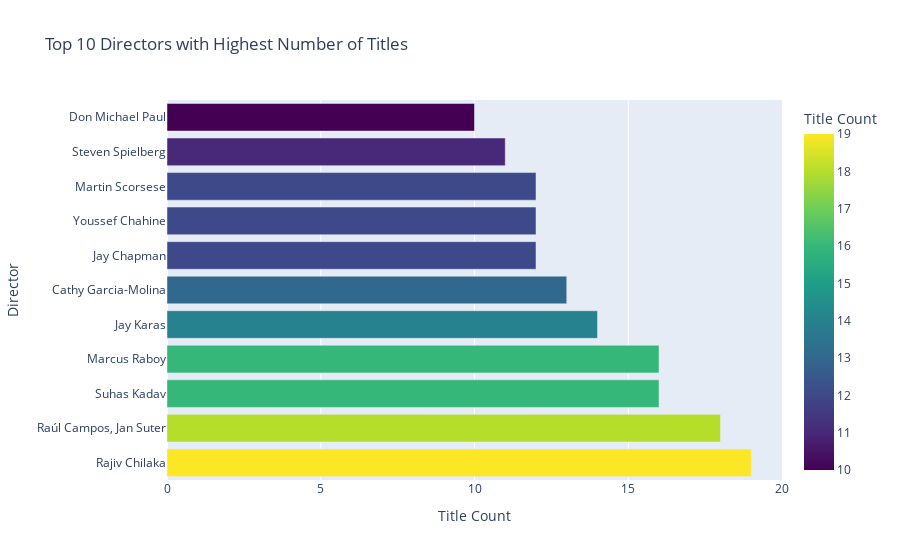

Source (notebook cell):
### Code cell
top_directors = netflix_df['director'].value_counts().nlargest(12).reset_index()
top_directors.columns = ['Director', 'Title Count']

# Create a horizontal bar plot using Plotly Express
fig = px.bar(top_directors[1:12], x='Title Count', y='Director', orientation='h',
             title='Top 10 Directors with Highest Number of Titles',
             labels={'Title Count': 'Title Count', 'Director': 'Director'},
             color='Title Count', color_continuous_scale='viridis')

# Show the plot
fig.show()

### Figure 1 — Plotly figure (JSON) as saved in the notebook; plotly's stock layout.template omitted (floating-point values rounded to 4 significant figures)
{"data": [{"alignmentgroup": "True", "hovertemplate": "Title Count=%{marker.color}<br>Director=%{y}<extra></extra>", "legendgroup": "", "marker": {"color": [19, 18, 16, 16, 14, 13, 12, 12, 12, 11, 10], "coloraxis": "coloraxis", "pattern": {"shape": ""}}, "name": "", "offsetgroup": "", "orientation": "h", "showlegend": false, "textposition": "auto", "type": "bar", "x": [19, 18, 16, 16, 14, 13, 12, 12, 12, 11, 10], "xaxis": "x", "y": ["Rajiv Chilaka", "Raúl Campos, Jan Suter", "Suhas Kadav", "Marcus Raboy", "Jay Karas", "Cathy Garcia-Molina", "Jay Chapman", "Youssef Chahine", "Martin Scorsese", "Steven Spielberg", "Don Michael Paul"], "yaxis": "y"}], "layout": {"barmode": "relative", "coloraxis": {"colorbar": {"title": {"text": "Title Count"}}, "colorscale": [[0, "#440154"], [0.1111, "#482878"], [0.2222, "#3e4989"], [0.3333, "#31688e"], [0.4444, "#26828e"], [0.5556, "#1f9e89"], [0.6667, "#35b779"], [0.7778, "#6ece58"], [0.8889, "#b5de2b"], [1, "#fde725"]]}, "legend": {"tracegroupgap": 0}, "title": {"text": "Top 10 Directors with Highest Number of Titles"}, "xaxis": {"anchor": "y", "domain": [0, 1], "title": {"text": "Title Count"}}, "yaxis": {"anchor": "x", "domain": [0, 1], "title": {"text": "Director"}}}}
